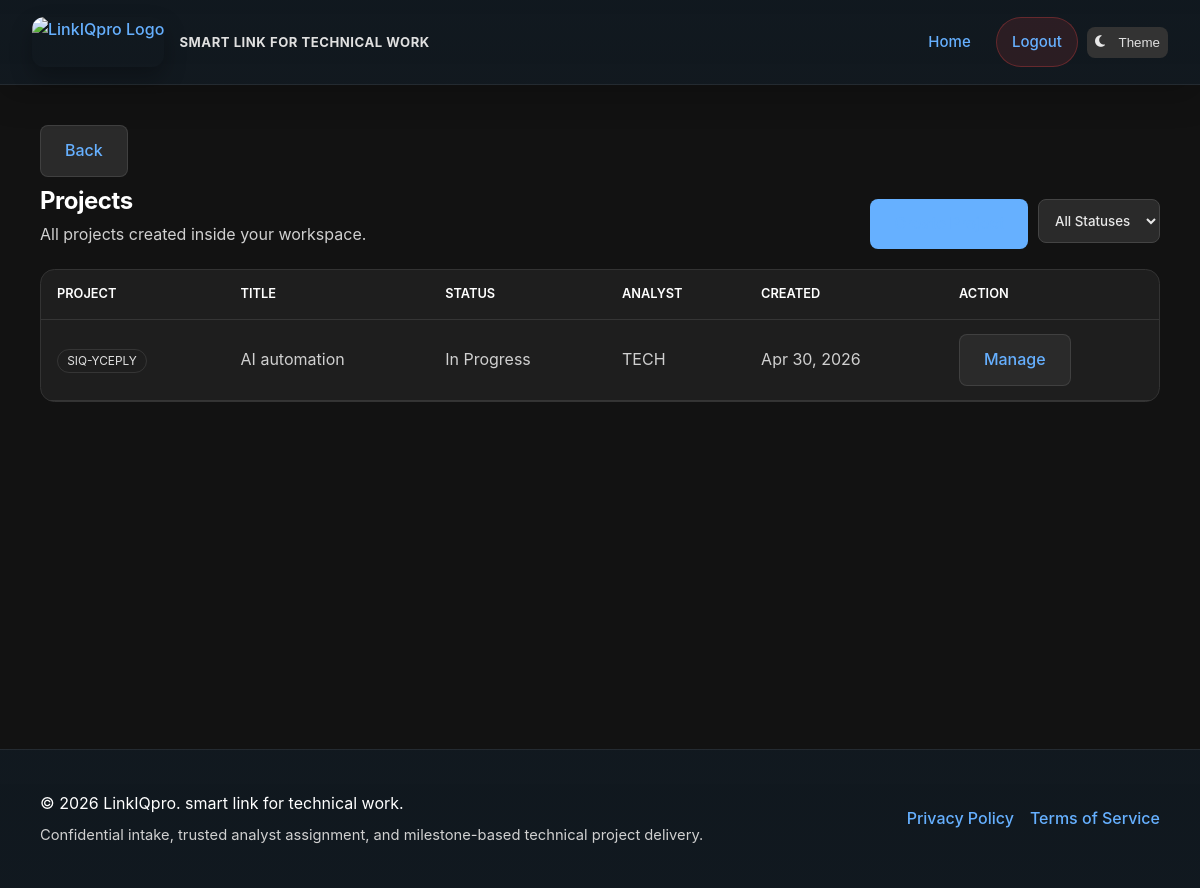
Screenshot of /dashboard/sub-admin/projects/ (signed in) with the database file from the repository.
### apps/projects/models.py (models this page shows, shortened)
class Project(models.Model):
    STATUS_CHOICES = [
        ('submitted', 'Submitted'),
        ('accepted', 'Accepted'),
        ('in_progress', 'In Progress'),
        ('qa', 'QA Review'),
        ('completed', 'Completed'),
        ('rejected', 'Rejected'),
        ('disputed', 'Disputed'),
    ]
    STAGE_CHOICES = [
        ('proposal', 'Proposal'),
        ('data_analysis', 'Data Analysis'),
        ('literature_review', 'Literature Review'),
        ('methodology', 'Methodology'),
        ('full_project', 'Full Project'),
    ]
    SUPPORT_TYPES = [
        ('sample_size', 'Sample Size Calculation'),
        ('analysis_plan', 'Analysis Plan'),
        ('statistical_analysis', 'Statistical Analysis'),
        ('data_cleaning', 'Data Cleaning'),
        ('methodology_review', 'Methodology Review'),
        ('report_writing', 'Report Writing'),
        ('reproducible_notebook', 'Reproducible Notebook'),
        ('other', 'Other'),
    ]
    DEADLINE_RANGE_CHOICES = [
        ('1_5_days', '1 - 5 Days'),
        ('5_10_days', '5 - 10 Days'),
        ('10_20_days', '10 - 20 Days'),
        ('20_30_days', '20 - 30 Days'),
        ('1_2_months', '1 - 2 Months'),
        ('2_3_months', '2 - 3 Months'),
        ('3_plus_months', '3+ Months'),
        ('flexible', 'Flexible / No Rush'),
    ]
    BUDGET_RANGE_CHOICES = [
        ('under_100', 'Under $100'),
        ('100_250', '$100 - $250'),
        ('250_500', '$250 - $500'),
        ('500_1000', '$500 - $1,000'),
        ('1000_2500', '$1,000 - $2,500'),
        ('2500_5000', '$2,500 - $5,000'),
        ('5000_10000', '$5,000 - $10,000'),
        ('10000_plus', '$10,000+'),
        ('discuss', 'Let\'s Discuss'),
    ]
    id = models.UUIDField(primary_key=True, default=uuid.uuid4, editable=False)
    project_id = models.CharField(max_length=20, unique=True, default=generate_project_id)
    client = models.ForeignKey(
        'users.PseudonymousUser',
        on_delete=models.PROTECT,
        related_name='projects'
    )
    tenant_admin = models.ForeignKey(
        'users.PseudonymousUser',
        on_delete=models.SET_NULL,
        null=True,
        blank=True,
        related_name='tenant_projects'
    )
    assigned_analyst = models.ForeignKey(
        'users.PseudonymousUser',
        on_delete=models.SET_NULL,
        null=True, blank=True,
        related_name='assigned_projects'
    )
    title = models.CharField(max_length=500)
    description = models.TextField()
    stage = models.CharField(max_length=20, choices=STAGE_CHOICES)
    support_type = models.CharField(max_length=50, choices=SUPPORT_TYPES)
    research_area = models.CharField(max_length=255)
    sample_size = models.IntegerField(null=True, blank=True)
    preferred_methods = models.TextField(null=True, blank=True)
    deadline = models.DateField(null=True, blank=True)
    deadline_range = models.CharField(
        max_length=20,
        choices=DEADLINE_RANGE_CHOICES,
        null=True,
        blank=True,
        help_text='Expected timeline for project completion'
    )
    budget_range = models.CharField(
        max_length=20,
        choices=BUDGET_RANGE_CHOICES,
        null=True,
        blank=True,
        help_text='Expected budget range for the project'
    )
    attachment = models.FileField(
        upload_to='project_attachments/%Y/%m/%d/',
        null=True,
        blank=True,
        help_text='Optional document with additional project details'
    )
    attachment_filename = models.CharField(max_length=500, null=True, blank=True)
    status = models.CharField(max_length=20, choices=STATUS_CHOICES, default='submitted')
    confirms_lawful_use = models.BooleanField(default=False)
    confirms_data_rights = models.BooleanField(default=False)
    irb_approval_provided = models.BooleanField(default=False)
    total_price = models.DecimalField(max_digits=10, decimal_places=2, default=0)
    sub_admin_fee = models.DecimalField(max_digits=10, decimal_places=2, default=0)
    paid_amount = models.DecimalField(max_digits=10, decimal_places=2, default=0)
    released_amount = models.DecimalField(max_digits=10, decimal_places=2, default=0)
    is_active = models.BooleanField(default=True)
    created_at = models.DateTimeField(auto_now_add=True)
    updated_at = models.DateTimeField(auto_now=True)
    completed_at = models.DateTimeField(null=True, blank=True)
    class Meta:
        ordering = ['-created_at']
        db_table = 'core_project'
        indexes = [
            models.Index(fields=['project_id']),
            models.Index(fields=['client', 'status']),
            models.Index(fields=['status']),
        ]

### apps/users/models.py (models this page shows, shortened)
class PseudonymousUser(models.Model):
    id = models.UUIDField(primary_key=True, default=uuid.uuid4, editable=False)
    alias = models.CharField(max_length=255, unique=True)
    email = models.EmailField(null=True, blank=True)  # Deprecated - kept for migration
    email_hash = models.CharField(max_length=64, null=True, blank=True, unique=True)
    password_hash = models.CharField(max_length=255, null=True, blank=True)
    magic_token = models.CharField(max_length=255, unique=True, null=True, blank=True)
    magic_token_expires = models.DateTimeField(null=True, blank=True)
    is_admin = models.BooleanField(default=False)
    is_sub_admin = models.BooleanField(default=False)
    is_analyst = models.BooleanField(default=False)
    is_active = models.BooleanField(default=True)
    is_staff = models.BooleanField(default=False)
    is_superuser = models.BooleanField(default=False)
    created_at = models.DateTimeField(auto_now_add=True)
    last_login = models.DateTimeField(null=True, blank=True)
    last_seen = models.DateTimeField(default=timezone.now)
    parent_admin = models.ForeignKey(
        'self',
        on_delete=models.SET_NULL,
        null=True,
        blank=True,
        related_name='managed_users'
    )
    class Meta:
        ordering = ['-created_at']
        db_table = 'core_pseudonymoususer'  # Keep existing table name
    @property
    def is_authenticated(self):
        return True

### apps/projects/views.py (the view)
# urls.py: path('dashboard/sub-admin/projects/', views.sub_admin_project_list, name='sub_admin_project_list'),
@sub_admin_required
def sub_admin_project_list(request):
    projects = Project.objects.filter(tenant_admin=request.user, is_active=True).order_by('-created_at')
    status = request.GET.get('status', '').strip()
    if status:
        projects = projects.filter(status=status)
    return render(request, 'core/sub_admin_project_list.html', {
        'user': request.user,
        'projects': projects,
        'status': status,
        'status_choices': Project.STATUS_CHOICES,
    })

### core/context_processors.py (called while the page is built)
def chat_users(request):
    if request.user.is_authenticated:
        admins = PseudonymousUser.objects.filter(is_admin=True, is_active=True)
        return {
            'chat_admins': admins,
        }
    return {}

### templates/core/sub_admin_project_list.html (shortened to what this page needs)
{% extends "base.html" %}
{% block content %}
<section class="top">
  <div>
    <a href="{% url 'core:sub_admin_dashboard' %}" class="btn btn-secondary">Back</a>
    <h1 style="margin:.65rem 0 0">Projects</h1>
    <p>All projects created inside your workspace.</p>
  </div>
  <div style="display:flex;gap:.6rem;flex-wrap:wrap">
    <a href="{% url 'core:submit_project' %}" class="btn btn-primary">Create Project</a>
    <form method="get"><select name="status" onchange="this.form.submit()"><option value="">All Statuses</option></select></form>
  </div>
</section>
<section class="panel">
  <table>
    <thead><tr><th>Project</th><th>Title</th><th>Status</th><th>Analyst</th><th>Created</th><th>Action</th></tr></thead>
    <tbody>
      {% for project in projects %}
      <tr>
        <td><span class="pill">{{ project.project_id }}</span></td>
        <td>{{ project.title|truncatewords:7 }}</td>
        <td>{{ project.get_status_display }}</td>
        <td>{{ project.assigned_analyst.alias|default:"Unassigned" }}</td>
        <td>{{ project.created_at|date:"M d, Y" }}</td>
        <td><a class="btn btn-secondary" href="{% url 'core:sub_admin_project_manage' project.project_id %}">Manage</a></td>
      </tr>
      {% empty %}
      <tr><td colspan="6" style="color:var(--text-secondary)">No projects found.</td></tr>
      {% endfor %}
    </tbody>
  </table>
</section>
{% endblock %}

### static/main.css (style rules this page uses)
:root { --text-primary: #1a1a1a; --text-secondary: #2c2c2c; --text-muted: #4a4a4a; --bg-primary: #ffffff; --bg-secondary: #f8f9fa; --bg-tertiary: #f1f3f5; --accent-primary: #007bff; --accent-secondary: #00d9ff; --accent-gradient: linear-gradient(135deg, #007bff, #00d9ff); --success: #10b981; --warning: #f59e0b; --error: #ef4444; --info: #3b82f6; --border-color: rgba(0, 0, 0, 0.1); --border-light: rgba(0, 0, 0, 0.05); --shadow-sm: 0 1px 2px rgba(0, 0, 0, 0.05); --shadow-md: 0 4px 6px rgba(0, 0, 0, 0.07); --shadow-lg: 0 10px 15px rgba(0, 0, 0, 0.1); }
body.dark-theme { --text-primary: #ffffff; --text-secondary: #e0e0e0; --text-muted: #b0b0b0; --bg-primary: #121212; --bg-secondary: #1e1e1e; --bg-tertiary: #2a2a2a; --accent-primary: #66b0ff; --accent-secondary: #66e0ff; --accent-gradient: linear-gradient(135deg, #66b0ff, #66e0ff); --success: #34d399; --warning: #fbbf24; --error: #f87171; --info: #60a5fa; --border-color: rgba(255, 255, 255, 0.1); --border-light: rgba(255, 255, 255, 0.05); --shadow-sm: 0 1px 2px rgba(0, 0, 0, 0.2); --shadow-md: 0 4px 6px rgba(0, 0, 0, 0.25); --shadow-lg: 0 10px 15px rgba(0, 0, 0, 0.3); }
body { background-color: var(--bg-primary); color: var(--text-primary); }
p, li, .text-content, .description, span:not(.badge):not(.icon) { color: var(--text-secondary); }
h1, h2, h3, h4, h5, h6 { color: var(--text-primary); }
a { color: var(--accent-primary); }
.btn-primary { background-color: var(--accent-primary); color: white; }
.btn-secondary { background-color: transparent; border: 1px solid var(--border-color); color: var(--text-primary); }
body { background-color: #ffffff; color: #1a1a1a; font-family: system-ui, -apple-system, "Segoe UI", Roboto, "Helvetica Neue", Arial, sans-serif; line-height: 1.6; -webkit-font-smoothing: antialiased; -moz-osx-font-smoothing: grayscale; }
h1, h2, h3, h4, h5, h6 { color: #000000; font-weight: 700; letter-spacing: -0.02em; line-height: 1.2; }
p, li, .text-content, .description { color: #2c2c2c; font-weight: 400; line-height: 1.7; }
a { color: #0056b3; text-decoration: underline; font-weight: 500; transition: color 0.2s ease; }
button, .btn, input, textarea, select { color: #1a1a1a; font-weight: 500; }
::placeholder { color: #6c6c6c !important; opacity: 1; }
.card, .container-box, .panel { color: #2c2c2c; background-color: #ffffff; border: 1px solid #e0e0e0; border-radius: 8px; }
table { color: #2c2c2c; }
th { color: #000000; font-weight: 600; }
td { color: #2c2c2c; }
body.dark-theme { background-color: #121212; color: #e8e8e8; }
body.dark-theme h1, body.dark-theme h2, body.dark-theme h3, body.dark-theme h4, body.dark-theme h5, body.dark-theme h6 { color: #ffffff; }
body.dark-theme p, body.dark-theme li, body.dark-theme .text-content, body.dark-theme .description { color: #d0d0d0; }
body.dark-theme a { color: #66b0ff; }
body.dark-theme ::placeholder { color: #8a8a8a !important; }
body.dark-theme .card, body.dark-theme .container-box, body.dark-theme .panel { background-color: #1e1e1e; border-color: #333333; color: #e8e8e8; }
body.dark-theme table { color: #e8e8e8; }
body.dark-theme th { color: #ffffff; }
body.dark-theme td { color: #d0d0d0; }
body.dark-theme input, body.dark-theme textarea, body.dark-theme select { background-color: #2a2a2a; color: #e8e8e8; border-color: #444444; }
html { scroll-behavior: smooth; }

### templates/core/sub_admin_project_list.html (style rules this page uses)
.top { display:flex;justify-content:space-between;gap:1rem;flex-wrap:wrap;align-items:flex-end;margin:1.25rem 0 }
.top p { color:var(--text-secondary);margin:.35rem 0 0 }
.panel { background:var(--bg-secondary);border:1px solid var(--border-color);border-radius:.9rem;overflow:auto }
table { width:100%;border-collapse:collapse }
th,td { padding:.9rem 1rem;text-align:left }
th { font-size:.8rem;color:var(--text-secondary);text-transform:uppercase;border-bottom:1px solid var(--border-color) }
td { border-bottom:1px solid var(--border-color) }
.pill { padding:.24rem .58rem;border-radius:999px;border:1px solid var(--border-color);font-size:.74rem }

### rows the page displays
Project: project_id "SIQ-YCEPLY", title "AI automation", status "In Progress", assigned_analyst.alias "TECH", created_at "Apr 30, 2026"
